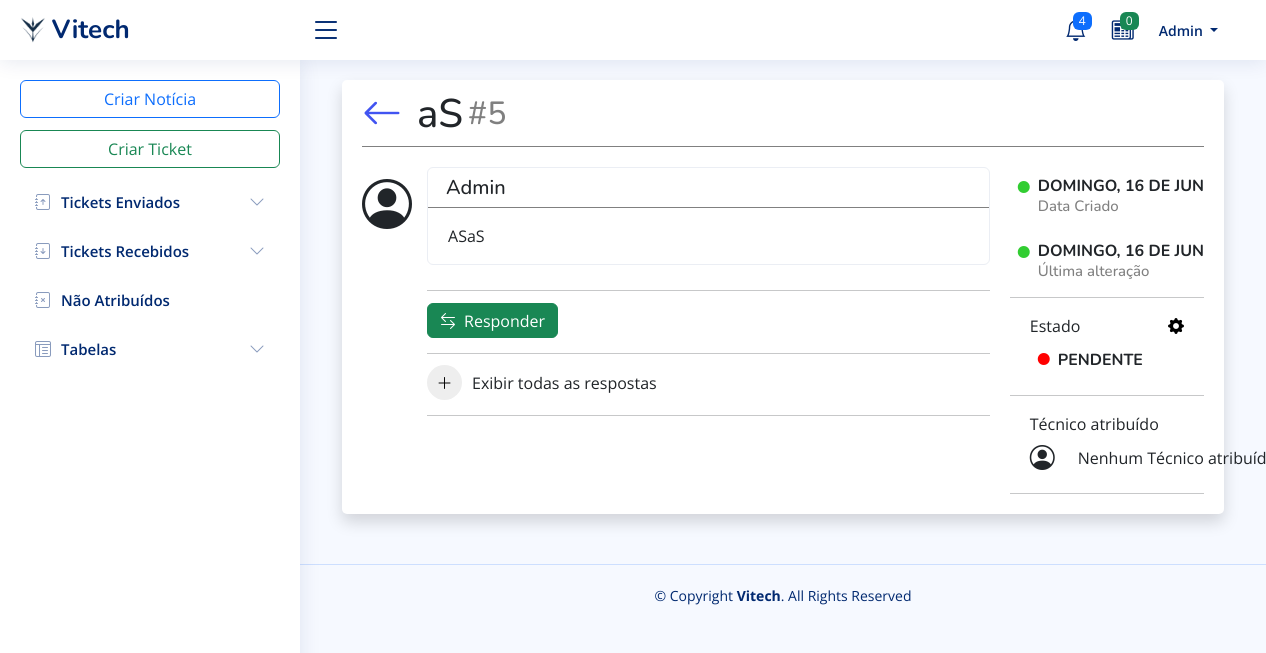
Page /?op=4&id=5 (signed in) on the committed database.
### tables this page shows
CREATE TABLE `ticket` (
  `id_ticket` int(9) NOT NULL,
  `id_user` int(9) NOT NULL,
  `data` timestamp NOT NULL DEFAULT current_timestamp(),
  `tipo_ticket` char(1) NOT NULL,
  `assunto_local` varchar(50) NOT NULL,
  `mensagem_sintomas` text NOT NULL,
  `id_departamento_destino` varchar(3) NOT NULL,
  `urgencia` tinyint(1) NOT NULL,
  `status` char(1) NOT NULL,
  `id_user_atribuido` int(9) DEFAULT NULL,
  `data_atribuido` date DEFAULT NULL
);

CREATE TABLE `user` (
  `id_user` int(9) NOT NULL,
  `nome` varchar(50) NOT NULL,
  `username` varchar(20) NOT NULL,
  `password` char(40) NOT NULL,
  `email` varchar(100) NOT NULL,
  `telefone` int(9) DEFAULT NULL,
  `status` char(1) NOT NULL
);

### db/libphp.php (called while the page is built, shortened)
<?php
function getTicket($con, $idticket)
{
    $query = "
    SELECT
        t.id_ticket,
        u1.nome AS user_criado,
        DATE_FORMAT(t.data  , '%W, %e de %M %Y, %H:%i ','pt_PT') AS data,
        t.tipo_ticket,
        t.assunto_local,
        t.mensagem_sintomas,
        d.nome AS nome_departamento,
        t.urgencia,
        t.status,
        u2.nome AS user_atribuido,
        u2.id_user AS id_user_atribuido,
        t.data_atribuido
    FROM
        ticket t
        LEFT JOIN user u1 ON t.id_user = u1.id_user
        LEFT JOIN user u2 ON t.id_user_atribuido = u2.id_user
        LEFT JOIN departamento d ON t.id_departamento_destino = d.id_departamento
    WHERE
        t.id_ticket = '$idticket'
";
    $query_exec = mysqli_query($con, $query);
    if ($query_exec && mysqli_num_rows($query_exec) == 1) {
        $row = mysqli_fetch_assoc($query_exec);
        switch ($row['status']) {
            case 'P':
                $row['statusText'] = 'Pendente';
                $row['statusColor'] = 'red';
                break;
        }
        $queryacoes = "
        SELECT DATE_FORMAT(data_acao, '%W, %e de %M %Y, %H:%i ','pt_PT') AS data_acao
        FROM acoes
        WHERE id_ticket = '$idticket'
        ORDER BY data_acao DESC
        LIMIT 1
    ";
        $queryacoes_exec = mysqli_query($con, $queryacoes);
        if ($queryacoes_exec && mysqli_num_rows($queryacoes_exec) == 1) {
            $data_acao = mysqli_fetch_assoc($queryacoes_exec);
            $row["data_acao"] = $data_acao["data_acao"];
        }
        return $row;
    }
    return null;
}
?>

### pag/ticketview.php (the view, shortened to what this page needs)
<?php
$id = isset($_GET['id']) ? $_GET['id'] : 0;
$ticket = getTicket($con, $id);
$isfechado = ($ticket['status'] == 'F') ? true : false;
?>
<body>
    <div class="container" style="max-width: 2000px;">
        <div class="card shadow">
            <div class="card-body">
                <div style="width: 100%; display: flex; border-bottom: 1px solid gray">
                    <a href="<?= $_SESSION['current_page'] ?>" style="display: flex; margin-top: 3px;">
                        <i class="bi bi-arrow-left arrow"></i>
                    </a>
                    <h1 style="margin-top: 10px"><?= $ticket['assunto_local'] ?></h1>
                    <h2 class="id_ticket">#<?= $ticket['id_ticket'] ?></h2>
                </div>
                <div style="display: flex; margin-top: 20px;">
                    <i class="bi bi-person-circle" style="font-size: 50px; margin-right: 15px;"></i>
                    <div class="V1" style="gap: 20px; width: 100%;">
                        <div class="V2">
                            <div class="accordion" id="accordionExample">
                                <div class="accordion-item">
                                    <h2 class="accordion-header" id="headingOne">
                                        <div class="fs20"
                                            style="white-space: nowrap; overflow: hidden; text-overflow: ellipsis; width: 100%; display: flex; height: 40px; align-items: center; padding-left: 10px; background-color: transparent; border-bottom: 1px solid gray;">
                                            <div style="display: flex;">
                                                <div class="mx-2"
                                                    style="white-space: nowrap; overflow: hidden; text-overflow: ellipsis;">
                                                    <?= $ticket['user_criado'] ?>
                                                </div>
                                            </div>
                                        </div>
                                    </h2>
                                    <div class="accordion-collapse collapse show" aria-labelledby="headingOne"
                                        data-bs-parent="#accordionExample">
                                        <div class="accordion-body">
                                            <?= $ticket['mensagem_sintomas'] ?>
                                        </div>
                                    </div>
                                </div>
                            </div>
                            <hr style="width: 100%; margin-top: 25px; border-width: 0.01em;">
                            <div style="margin-top: 20px; display: flex; gap: 5px; margin-top: -4px;">
                                <button class="btn btn-success" id="btnAparecerResponder" <?=$isfechado ? 'disabled' : ''?>
                                    style="height: 35px; display: flex; align-items: center;"
                                    onclick="aparecerlocalresponder()">
                                    <i class="bi bi-arrow-left-right" style="margin-right: 8px;"></i>Responder
                                </button>
                            </div>
                            <hr style="width: 100%; margin-top: 15px; border-width: 0.01em;">
                            <div style="display: flex; align-items: center; gap: 10px; margin-top: -5px;">
                                <button class="btn grandão"
                                    style="width: 35px; height: 35px; display: flex; align-items: center; justify-content: center; border-radius: 50%; background-color: #EEEEEE; color: black"
                                    onclick="aparecerlocalrespostas()">
                                    <i id="iconBtnAparecer" class="bi bi-plus-lg"></i>
                                </button>
                                <span>Exibir todas as respostas</span>
                            </div>
                            <hr style="border-width: 0.01em; width: 100%; margin-top: 15px;">
                        </div>
                        <div class="V3">
                            <div class="accordion" id="accordionExample">
                                <div class="accordion-item"
                                    style="background-color: transparent !important; border: none;">
                                    <h2 class="accordion-header" id="headingOne">
                                        <div class="fs20"
                                            style="white-space: nowrap; overflow: hidden; text-overflow: ellipsis; width: 100%; display: flex; align-items: center;background-color: transparent;">
                                            <div
                                                style="gap: 10px; width: 100%; white-space: nowrap; overflow: hidden; text-overflow: ellipsis; display: flex; flex-direction: column;">
                                                <div style="display: flex; font-size: 15px; margin-top: 10px;">
                                                    <i class="mx-2 bi bi-circle-fill"
                                                        style="font-size: 12px;color:#32CD32; margin-top: 3px;"></i>
                                                    <div>
                                                        <h6 style="font-weight: bold; text-transform: uppercase;">
                                                            <?= $ticket['data'] ?>
                                                        </h6>
                                                        <span
                                                            style="font-size: 15px; color: gray; position: relative; top: -7px;">Data
                                                            Criado</span>
                                                    </div>
                                                </div>
                                                <div style="display: flex; font-size: 15px; margin-top: 10px;">
                                                    <i class="mx-2 bi bi-circle-fill"
                                                        style="font-size: 12px;color:#32CD32; margin-top: 3px;"></i>
                                                    <div>
                                                        <h6 style="font-weight: bold; text-transform: uppercase;">
                                                            <?= !empty($ticket['data_acao']) ? $ticket['data_acao'] : 'Nenhuma Alteração Feita' ?>
                                                        </h6>
                                                        <span
                                                            style="font-size: 15px; color: gray; position: relative; top: -7px;">Última
                                                            alteração</span>
                                                    </div>
                                                </div>
                                                <hr style="border-width: 0.01em; width: 100%; margin: 0px;">
                                            </div>
                                        </div>
                                    </h2>
                                    <div class="accordion-collapse collapse show" aria-labelledby="headingOne"
                                        data-bs-parent="#accordionExample">
                                        <div class="accordion-body" style="overflow: visible; position: relative;">
                                            <div>
                                                <div style="display:flex;">
                                                    <span>Estado</span>
                                                    <div class="dropdown" style="margin-left: auto;">
                                                        <a style=" text-decoration: none; color: black;" type="button"
                                                            id="dropdownMenuButton" data-bs-toggle="dropdown"
                                                            aria-haspopup="true" aria-expanded="false">
                                                            <i class="bi bi-gear-fill"></i>
                                                        </a>
                                                    </div>
                                                </div>
                                            </div>
                                            <div style="display: flex; align-items: center; margin-top: 3px;">
                                                <i id="estadoBola" class="mx-2 bi bi-circle-fill"
                                                    style="font-size: 12px; color: <?= $ticket['statusColor'] ?>;"></i>
                                                <div>
                                                    <h6 id="estadoText"
                                                        style="font-weight: bold; text-transform: uppercase; margin-top: 10px;">
                                                        <?= $ticket['statusText'] ?>
                                                    </h6>
                                                </div>
                                            </div>
                                        </div>
                                    </div>
                                    <hr style="border-width: 0.01em; width: 100%; margin: 0px;">
                                    <div class="accordion-body"
                                        style="overflow: visible !important; text-overflow: ellipsis;">
                                        <div>
                                            <div style="display:flex;">
                                                <span>Técnico atribuído</span>
                                            </div>
                                            <div
                                                style="display: flex; align-items: center; margin-top: 3px; position: relative; z-index: 1050;">
                                                <i class="bi bi-person-circle"
                                                    style="margin-right: 10px; font-size: 25px;"></i>
                                                <div class="dropdown">
                                                    <button class="btn btn-secondary-overlay dropdown-toggle" <?=$isfechado ? 'disabled' : ''?>
                                                        type="button" id="userDropdown" data-bs-toggle="dropdown"
                                                        aria-expanded="false">
                                                        <?= !empty($ticket['user_atribuido']) ? $ticket['user_atribuido'] : 'Nenhum Técnico atribuído' ?>
                                                    </button>
                                                </div>
                                            </div>
                                        </div>
                                    </div>
                                    <hr style="z-index: 1000;border-width: 0.01em; width: 100%; margin: 0px;">
                                </div>
                            </div>
                        </div>
                    </div>
                </div>
            </div>
        </div>
    </div>
</body>

### assets/css/style.css (style rules this page uses)
:root { scroll-behavior: smooth; }
body { font-family: "Open Sans", sans-serif; background: #f6f9ff; color: #444444; }
a { color: #4154f1; text-decoration: none; }
h1, h2, h3, h4, h5, h6 { font-family: "Nunito", sans-serif; }
.card { margin-bottom: 30px; border: none; border-radius: 5px; box-shadow: 0px 0 30px rgba(1, 41, 112, 0.1); }
.card-body { padding: 0 20px 20px 20px; }
.accordion-item { border: 1px solid #ebeef4; }

### assets/css/mystyle.css (style rules this page uses)
.arrow { font-size: 40px; margin-right: 15px; }
.fs20 { font-size: 20px; }
.id_ticket { color: gray; margin-top: 15px; margin-left: 5px; }

### pag/ticketview.php (style rules this page uses)
.V1 { display: flex; }
.V2 { width: 75%; }
.V3 { width: 25%; margin-left: auto; }

### rows in the picture
ticket: assunto_local "aS", id_ticket "5", id_user.nome "Admin", mensagem_sintomas "ASaS"

### other values in the picture
$count "0"
$_SESSION['user']['nome'] "Admin"
$ticket['data'] "DOMINGO, 16 DE J…"
$ticket['data_acao'] "DOMINGO, 16 DE J…"
$ticket['statusText'] "PENDENTE"
